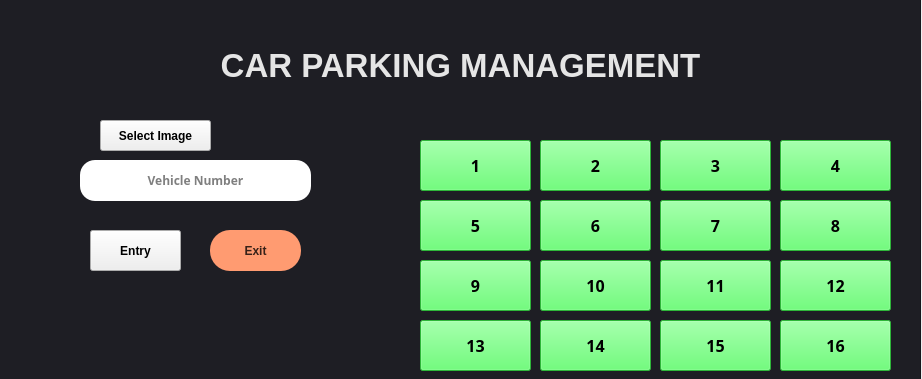
<?xml version="1.0" encoding="UTF-8"?>
<ui version="4.0">
     <class>CarParkingManager</class>
     <widget class="QMainWindow" name="CarParkingManager">
          <property name="geometry">
               <rect>
                    <x>0</x>
                    <y>0</y>
                    <width>922</width>
                    <height>379</height>
               </rect>
          </property>
          <property name="minimumSize">
               <size>
                    <width>922</width>
                    <height>379</height>
               </size>
          </property>
          <property name="maximumSize">
               <size>
                    <width>922</width>
                    <height>379</height>
               </size>
          </property>
          <property name="windowTitle">
               <string>Car Parking Manager</string>
          </property>
          <widget class="QWidget" name="centralwidget">
               <widget class="QFrame" name="frame">
                    <property name="geometry">
                         <rect>
                              <x>-100</x>
                              <y>-230</y>
                              <width>1021</width>
                              <height>611</height>
                         </rect>
                    </property>
                    <property name="font">
                         <font>
                              <pointsize>20</pointsize>
                         </font>
                    </property>
                    <property name="styleSheet">
                         <string notr="true">QFrame{

                              background-color: rgb(30, 30, 36);
                              }</string>
                    </property>
                    <property name="frameShape">
                         <enum>QFrame::StyledPanel</enum>
                    </property>
                    <property name="frameShadow">
                         <enum>QFrame::Raised</enum>
                    </property>
                    <widget class="QPushButton" name="s1">
                         <property name="geometry">
                              <rect>
                                   <x>520</x>
                                   <y>370</y>
                                   <width>111</width>
                                   <height>51</height>
                              </rect>
                         </property>
                         <property name="font">
                              <font>
                                   <family>HelveticaRounded LT Std BdCn</family>
                                   <pointsize>12</pointsize>
                                   <weight>75</weight>
                                   <italic>false</italic>
                                   <bold>true</bold>
                                   <underline>false</underline>
                                   <strikeout>false</strikeout>
                              </font>
                         </property>
                         <property name="focusPolicy">
                              <enum>Qt::StrongFocus</enum>
                         </property>
                         <property name="layoutDirection">
                              <enum>Qt::LeftToRight</enum>
                         </property>
                         <property name="styleSheet">
                              <string notr="true">
                                   background-color: rgb(64, 255, 80);
                                   color: rgb(0,0,0);


                              </string>
                         </property>
                         <property name="text">
                              <string>1</string>
                         </property>
                         <property name="checkable">
                              <bool>false</bool>
                         </property>
                    </widget>
                    <widget class="QPushButton" name="s2">
                         <property name="geometry">
                              <rect>
                                   <x>640</x>
                                   <y>370</y>
                                   <width>111</width>
                                   <height>51</height>
                              </rect>
                         </property>
                         <property name="font">
                              <font>
                                   <family>HelveticaRounded LT Std BdCn</family>
                                   <pointsize>12</pointsize>
                                   <weight>75</weight>
                                   <italic>false</italic>
                                   <bold>true</bold>
                                   <underline>false</underline>
                                   <strikeout>false</strikeout>
                              </font>
                         </property>
                         <property name="focusPolicy">
                              <enum>Qt::StrongFocus</enum>
                         </property>
                         <property name="layoutDirection">
                              <enum>Qt::LeftToRight</enum>
                         </property>
                         <property name="styleSheet">
                              <string notr="true">
                                   background-color: rgb(64, 255, 80);
                                   color: rgb(0,0,0);


                              </string>
                         </property>
                         <property name="text">
                              <string>2</string>
                         </property>
                         <property name="checkable">
                              <bool>false</bool>
                         </property>
                    </widget>
                    <widget class="QPushButton" name="s15">
                         <property name="geometry">
                              <rect>
                                   <x>760</x>
                                   <y>550</y>
                                   <width>111</width>
                                   <height>51</height>
                              </rect>
                         </property>
                         <property name="font">
                              <font>
                                   <family>HelveticaRounded LT Std BdCn</family>
                                   <pointsize>12</pointsize>
                                   <weight>75</weight>
                                   <italic>false</italic>
                                   <bold>true</bold>
                                   <underline>false</underline>
                                   <strikeout>false</strikeout>
                              </font>
                         </property>
                         <property name="focusPolicy">
                              <enum>Qt::StrongFocus</enum>
                         </property>
                         <property name="layoutDirection">
                              <enum>Qt::LeftToRight</enum>
                         </property>
                         <property name="styleSheet">
                              <string notr="true">
                                   background-color: rgb(64, 255, 80);
                                   color: rgb(0,0,0);


                              </string>
                         </property>
                         <property name="text">
                              <string>15</string>
                         </property>
                         <property name="checkable">
                              <bool>false</bool>
                         </property>
                    </widget>
                    <widget class="QPushButton" name="s4">
                         <property name="geometry">
                              <rect>
                                   <x>880</x>
                                   <y>370</y>
                                   <width>111</width>
                                   <height>51</height>
                              </rect>
                         </property>
                         <property name="font">
                              <font>
                                   <family>HelveticaRounded LT Std BdCn</family>
                                   <pointsize>12</pointsize>
                                   <weight>75</weight>
                                   <italic>false</italic>
                                   <bold>true</bold>
                                   <underline>false</underline>
                                   <strikeout>false</strikeout>
                              </font>
                         </property>
                         <property name="focusPolicy">
                              <enum>Qt::StrongFocus</enum>
                         </property>
                         <property name="layoutDirection">
                              <enum>Qt::LeftToRight</enum>
                         </property>
                         <property name="styleSheet">
                              <string notr="true">
                                   background-color: rgb(64, 255, 80);
                                   color: rgb(0,0,0);


                              </string>
                         </property>
                         <property name="text">
                              <string>4</string>
                         </property>
                         <property name="checkable">
                              <bool>false</bool>
                         </property>
                    </widget>
                    <widget class="QPushButton" name="s5">
                         <property name="geometry">
                              <rect>
                                   <x>520</x>
                                   <y>430</y>
                                   <width>111</width>
                                   <height>51</height>
                              </rect>
                         </property>
                         <property name="font">
                              <font>
                                   <family>HelveticaRounded LT Std BdCn</family>
                                   <pointsize>12</pointsize>
                                   <weight>75</weight>
                                   <italic>false</italic>
                                   <bold>true</bold>
                                   <underline>false</underline>
                                   <strikeout>false</strikeout>
                              </font>
                         </property>
                         <property name="focusPolicy">
                              <enum>Qt::StrongFocus</enum>
                         </property>
                         <property name="layoutDirection">
                              <enum>Qt::LeftToRight</enum>
                         </property>
                         <property name="styleSheet">
                              <string notr="true">
                                   background-color: rgb(64, 255, 80);
                                   color: rgb(0,0,0);


                              </string>
                         </property>
                         <property name="text">
                              <string>5</string>
                         </property>
                         <property name="checkable">
                              <bool>false</bool>
                         </property>
                    </widget>
                    <widget class="QPushButton" name="s11">
                         <property name="geometry">
                              <rect>
                                   <x>760</x>
                                   <y>490</y>
                                   <width>111</width>
                                   <height>51</height>
                              </rect>
                         </property>
                         <property name="font">
                              <font>
                                   <family>HelveticaRounded LT Std BdCn</family>
                                   <pointsize>12</pointsize>
                                   <weight>75</weight>
                                   <italic>false</italic>
                                   <bold>true</bold>
                                   <underline>false</underline>
                                   <strikeout>false</strikeout>
                              </font>
                         </property>
                         <property name="focusPolicy">
                              <enum>Qt::StrongFocus</enum>
                         </property>
                         <property name="layoutDirection">
                              <enum>Qt::LeftToRight</enum>
                         </property>
                         <property name="styleSheet">
                              <string notr="true">
                                   background-color: rgb(64, 255, 80);
                                   color: rgb(0,0,0);

                              </string>
                         </property>
                         <property name="text">
                              <string>11</string>
                         </property>
                         <property name="checkable">
                              <bool>false</bool>
                         </property>
                    </widget>
                    <widget class="QPushButton" name="s13">
                         <property name="geometry">
                              <rect>
                                   <x>520</x>
                                   <y>550</y>
                                   <width>111</width>
                                   <height>51</height>
                              </rect>
                         </property>
                         <property name="font">
                              <font>
                                   <family>HelveticaRounded LT Std BdCn</family>
                                   <pointsize>12</pointsize>
                                   <weight>75</weight>
                                   <italic>false</italic>
                                   <bold>true</bold>
                                   <underline>false</underline>
                                   <strikeout>false</strikeout>
                              </font>
                         </property>
                         <property name="focusPolicy">
                              <enum>Qt::StrongFocus</enum>
                         </property>
                         <property name="layoutDirection">
                              <enum>Qt::LeftToRight</enum>
                         </property>
                         <property name="styleSheet">
                              <string notr="true">
                                   background-color: rgb(64, 255, 80);
                                   color: rgb(0,0,0);


                              </string>
                         </property>
                         <property name="text">
                              <string>13</string>
                         </property>
                         <property name="checkable">
                              <bool>false</bool>
                         </property>
                    </widget>
                    <widget class="QPushButton" name="s8">
                         <property name="geometry">
                              <rect>
                                   <x>880</x>
                                   <y>430</y>
                                   <width>111</width>
                                   <height>51</height>
                              </rect>
                         </property>
                         <property name="font">
                              <font>
                                   <family>HelveticaRounded LT Std BdCn</family>
                                   <pointsize>12</pointsize>
                                   <weight>75</weight>
                                   <italic>false</italic>
                                   <bold>true</bold>
                                   <underline>false</underline>
                                   <strikeout>false</strikeout>
                              </font>
                         </property>
                         <property name="focusPolicy">
                              <enum>Qt::StrongFocus</enum>
                         </property>
                         <property name="layoutDirection">
                              <enum>Qt::LeftToRight</enum>
                         </property>
                         <property name="styleSheet">
                              <string notr="true">
                                   background-color: rgb(64, 255, 80);
                                   color: rgb(0,0,0);


                              </string>
                         </property>
                         <property name="text">
                              <string>8</string>
                         </property>
                         <property name="checkable">
                              <bool>false</bool>
                         </property>
                    </widget>
                    <widget class="QPushButton" name="s6">
                         <property name="geometry">
                              <rect>
                                   <x>640</x>
                                   <y>430</y>
                                   <width>111</width>
                                   <height>51</height>
                              </rect>
                         </property>
                         <property name="font">
                              <font>
                                   <family>HelveticaRounded LT Std BdCn</family>
                                   <pointsize>12</pointsize>
                                   <weight>75</weight>
                                   <italic>false</italic>
                                   <bold>true</bold>
                                   <underline>false</underline>
                                   <strikeout>false</strikeout>
                              </font>
                         </property>
                         <property name="focusPolicy">
                              <enum>Qt::StrongFocus</enum>
                         </property>
                         <property name="layoutDirection">
                              <enum>Qt::LeftToRight</enum>
                         </property>
                         <property name="styleSheet">
                              <string notr="true">
                                   background-color: rgb(64, 255, 80);
                                   color: rgb(0,0,0);


                              </string>
                         </property>
                         <property name="text">
                              <string>6</string>
                         </property>
                         <property name="checkable">
                              <bool>false</bool>
                         </property>
                    </widget>
                    <widget class="QPushButton" name="s10">
                         <property name="geometry">
                              <rect>
                                   <x>640</x>
                                   <y>490</y>
                                   <width>111</width>
                                   <height>51</height>
                              </rect>
                         </property>
                         <property name="font">
                              <font>
                                   <family>HelveticaRounded LT Std BdCn</family>
                                   <pointsize>12</pointsize>
                                   <weight>75</weight>
                                   <italic>false</italic>
                                   <bold>true</bold>
                                   <underline>false</underline>
                                   <strikeout>false</strikeout>
                              </font>
                         </property>
                         <property name="focusPolicy">
                              <enum>Qt::StrongFocus</enum>
                         </property>
                         <property name="layoutDirection">
                              <enum>Qt::LeftToRight</enum>
                         </property>
                         <property name="styleSheet">
                              <string notr="true">
                                   background-color: rgb(64, 255, 80);
                                   color: rgb(0,0,0);


                              </string>
                         </property>
                         <property name="text">
                              <string>10</string>
                         </property>
                         <property name="checkable">
                              <bool>false</bool>
                         </property>
                    </widget>
                    <widget class="QPushButton" name="s3">
                         <property name="geometry">
                              <rect>
                                   <x>760</x>
                                   <y>370</y>
                                   <width>111</width>
                                   <height>51</height>
                              </rect>
                         </property>
                         <property name="font">
                              <font>
                                   <family>HelveticaRounded LT Std BdCn</family>
                                   <pointsize>12</pointsize>
                                   <weight>75</weight>
                                   <italic>false</italic>
                                   <bold>true</bold>
                                   <underline>false</underline>
                                   <strikeout>false</strikeout>
                              </font>
                         </property>
                         <property name="focusPolicy">
                              <enum>Qt::StrongFocus</enum>
                         </property>
                         <property name="layoutDirection">
                              <enum>Qt::LeftToRight</enum>
                         </property>
                         <property name="styleSheet">
                              <string notr="true">
                                   background-color: rgb(64, 255, 80);
                                   color: rgb(0,0,0);


                              </string>
                         </property>
                         <property name="text">
                              <string>3</string>
                         </property>
                         <property name="checkable">
                              <bool>false</bool>
                         </property>
                    </widget>
                    <widget class="QPushButton" name="s7">
                         <property name="geometry">
                              <rect>
                                   <x>760</x>
                                   <y>430</y>
                                   <width>111</width>
                                   <height>51</height>
                              </rect>
                         </property>
                         <property name="font">
                              <font>
                                   <family>HelveticaRounded LT Std BdCn</family>
                                   <pointsize>12</pointsize>
                                   <weight>75</weight>
                                   <italic>false</italic>
                                   <bold>true</bold>
                                   <underline>false</underline>
                                   <strikeout>false</strikeout>
                              </font>
                         </property>
                         <property name="focusPolicy">
                              <enum>Qt::StrongFocus</enum>
                         </property>
                         <property name="layoutDirection">
                              <enum>Qt::LeftToRight</enum>
                         </property>
                         <property name="styleSheet">
                              <string notr="true">
                                   background-color: rgb(64, 255, 80);
                                   color: rgb(0,0,0);


                              </string>
                         </property>
                         <property name="text">
                              <string>7</string>
                         </property>
                         <property name="checkable">
                              <bool>false</bool>
                         </property>
                    </widget>
                    <widget class="QPushButton" name="s16">
                         <property name="geometry">
                              <rect>
                                   <x>880</x>
                                   <y>550</y>
                                   <width>111</width>
                                   <height>51</height>
                              </rect>
                         </property>
                         <property name="font">
                              <font>
                                   <family>HelveticaRounded LT Std BdCn</family>
                                   <pointsize>12</pointsize>
                                   <weight>75</weight>
                                   <italic>false</italic>
                                   <bold>true</bold>
                                   <underline>false</underline>
                                   <strikeout>false</strikeout>
                              </font>
                         </property>
                         <property name="focusPolicy">
                              <enum>Qt::StrongFocus</enum>
                         </property>
                         <property name="layoutDirection">
                              <enum>Qt::LeftToRight</enum>
                         </property>
                         <property name="styleSheet">
                              <string notr="true">
                                   background-color: rgb(64, 255, 80);
                                   color: rgb(0,0,0);


                              </string>
                         </property>
                         <property name="text">
                              <string>16</string>
                         </property>
                         <property name="checkable">
                              <bool>false</bool>
                         </property>
                    </widget>
                    <widget class="QPushButton" name="s14">
                         <property name="geometry">
                              <rect>
                                   <x>640</x>
                                   <y>550</y>
                                   <width>111</width>
                                   <height>51</height>
                              </rect>
                         </property>
                         <property name="font">
                              <font>
                                   <family>HelveticaRounded LT Std BdCn</family>
                                   <pointsize>12</pointsize>
                                   <weight>75</weight>
                                   <italic>false</italic>
                                   <bold>true</bold>
                                   <underline>false</underline>
                                   <strikeout>false</strikeout>
                              </font>
                         </property>
                         <property name="focusPolicy">
                              <enum>Qt::StrongFocus</enum>
                         </property>
                         <property name="layoutDirection">
                              <enum>Qt::LeftToRight</enum>
                         </property>
                         <property name="styleSheet">
                              <string notr="true">
                                   background-color: rgb(64, 255, 80);
                                   color: rgb(0,0,0);


                              </string>
                         </property>
                         <property name="text">
                              <string>14</string>
                         </property>
                         <property name="checkable">
                              <bool>false</bool>
                         </property>
                    </widget>
                    <widget class="QPushButton" name="s9">
                         <property name="geometry">
                              <rect>
                                   <x>520</x>
                                   <y>490</y>
                                   <width>111</width>
                                   <height>51</height>
                              </rect>
                         </property>
                         <property name="font">
                              <font>
                                   <family>HelveticaRounded LT Std BdCn</family>
                                   <pointsize>12</pointsize>
                                   <weight>75</weight>
                                   <italic>false</italic>
                                   <bold>true</bold>
                                   <underline>false</underline>
                                   <strikeout>false</strikeout>
                              </font>
                         </property>
                         <property name="focusPolicy">
                              <enum>Qt::StrongFocus</enum>
                         </property>
                         <property name="layoutDirection">
                              <enum>Qt::LeftToRight</enum>
                         </property>
                         <property name="styleSheet">
                              <string notr="true">
                                   background-color: rgb(64, 255, 80);
                                   color: rgb(0,0,0);


                              </string>
                         </property>
                         <property name="text">
                              <string>9</string>
                         </property>
                         <property name="checkable">
                              <bool>false</bool>
                         </property>
                    </widget>
                    <widget class="QPushButton" name="s12">
                         <property name="geometry">
                              <rect>
                                   <x>880</x>
                                   <y>490</y>
                                   <width>111</width>
                                   <height>51</height>
                              </rect>
                         </property>
                         <property name="font">
                              <font>
                                   <family>HelveticaRounded LT Std BdCn</family>
                                   <pointsize>12</pointsize>
                                   <weight>75</weight>
                                   <italic>false</italic>
                                   <bold>true</bold>
                                   <underline>false</underline>
                                   <strikeout>false</strikeout>
                              </font>
                         </property>
                         <property name="focusPolicy">
                              <enum>Qt::StrongFocus</enum>
                         </property>
                         <property name="layoutDirection">
                              <enum>Qt::LeftToRight</enum>
                         </property>
                         <property name="styleSheet">
                              <string notr="true">
                                   background-color: rgb(64, 255, 80);
                                   color: rgb(0,0,0);


                              </string>
                         </property>
                         <property name="text">
                              <string>12</string>
                         </property>
                         <property name="checkable">
                              <bool>false</bool>
                         </property>
                    </widget>
                    <widget class="QLabel" name="label">
                         <property name="geometry">
                              <rect>
                                   <x>100</x>
                                   <y>260</y>
                                   <width>921</width>
                                   <height>71</height>
                              </rect>
                         </property>
                         <property name="font">
                              <font>
                                   <family>Arial</family>
                                   <pointsize>25</pointsize>
                                   <weight>75</weight>
                                   <bold>true</bold>
                              </font>
                         </property>
                         <property name="styleSheet">
                              <string notr="true">color: rgba(255, 255, 255, 225);</string>
                         </property>
                         <property name="text">
                              <string>CAR PARKING MANAGEMENT</string>
                         </property>
                         <property name="alignment">
                              <set>Qt::AlignCenter</set>
                         </property>
                    </widget>
                    <widget class="QLineEdit" name="lineEdit">
                         <property name="geometry">
                              <rect>
                                   <x>180</x>
                                   <y>390</y>
                                   <width>231</width>
                                   <height>41</height>
                              </rect>
                         </property>
                         <property name="font">
                              <font>
                                   <family>Montserrat</family>
                                   <weight>75</weight>
                                   <bold>true</bold>
                              </font>
                         </property>
                         <property name="styleSheet">
                              <string notr="true">border-radius: 15px;</string>
                         </property>
                         <property name="alignment">
                              <set>Qt::AlignCenter</set>
                         </property>
                         <property name="placeholderText">
                              <string>Vehicle Number</string>
                         </property>
                    </widget>

                    <widget class="QPushButton" name="selectImageButton">
                         <property name="geometry">
                              <rect>
                                   <x>200</x>
                                   <y>350</y>
                                   <width>111</width>
                                   <height>31</height>
                              </rect>
                         </property>
                         <property name="font">
                              <font>
                                   <family>Arial</family>
                                   <weight>75</weight>
                                   <bold>true</bold>
                              </font>
                         </property>
                         <property name="styleSheet">
                              <string notr="true">background-color: rgb(255, 155, 113);
                                   border-radius: 20px;
                                   color: rgba(0, 0, 0, 200);

                                   QPushButton{
                                   background-color: rgba(255, 155, 113,50);
                                   }

                                   QPushButton:hover
                                   {
                                   background-color: rgba(255, 155, 113,25);
                                   }
                              </string>
                         </property>
                         <property name="text">
                              <string>Select Image</string>
                         </property>
                    </widget>
                    <widget class="QPushButton" name="ENTRYBUTTON">
                         <property name="geometry">
                              <rect>
                                   <x>190</x>
                                   <y>460</y>
                                   <width>91</width>
                                   <height>41</height>
                              </rect>
                         </property>
                         <property name="font">
                              <font>
                                   <family>Arial</family>
                                   <weight>75</weight>
                                   <bold>true</bold>
                              </font>
                         </property>
                         <property name="styleSheet">
                              <string notr="true">background-color: rgb(255, 155, 113);
                                   border-radius: 20px;
                                   color: rgba(0, 0, 0, 200);

                                   QPushButton{
                                   background-color: rgba(255, 155, 113,50);
                                   }

                                   QPushButton:hover
                                   {
                                   background-color: rgba(255, 155, 113,25);
                                   }
                              </string>
                         </property>
                         <property name="text">
                              <string>Entry</string>
                         </property>
                    </widget>
                    <widget class="QPushButton" name="EXITBUTTON">
                         <property name="geometry">
                              <rect>
                                   <x>310</x>
                                   <y>460</y>
                                   <width>91</width>
                                   <height>41</height>
                              </rect>
                         </property>
                         <property name="font">
                              <font>
                                   <family>Arial</family>
                                   <weight>75</weight>
                                   <bold>true</bold>
                              </font>
                         </property>
                         <property name="styleSheet">
                              <string notr="true">background-color: rgb(255, 155, 113);
                                   border-radius: 20px;
                                   color: rgba(0, 0, 0, 200);</string>
                         </property>
                         <property name="text">
                              <string>Exit</string>
                         </property>
                    </widget>
                    <widget class="QLabel" name="label_2">
                         <property name="geometry">
                              <rect>
                                   <x>130</x>
                                   <y>510</y>
                                   <width>321</width>
                                   <height>71</height>
                              </rect>
                         </property>
                         <property name="font">
                              <font>
                                   <family>Arial</family>
                                   <pointsize>15</pointsize>
                                   <weight>75</weight>
                                   <bold>true</bold>
                              </font>
                         </property>
                         <property name="styleSheet">
                              <string notr="true">color: rgba(255, 255, 255, 225);</string>
                         </property>
                         <property name="text">
                              <string />
                         </property>
                         <property name="alignment">
                              <set>Qt::AlignCenter</set>
                         </property>
                    </widget>
               </widget>
          </widget>
     </widget>
     <resources />
     <connections />
</ui>
